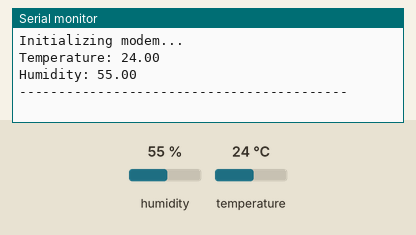
This sketch was run on a simulated Arduino Uno, built with avr-gcc and run on an emulated ATmega328P. Parts: the last lines printed to the serial monitor. Inputs (shaded band) come from the test bench; at power-on: humidity 55 %, temperature 24 °C. WiFi joins after 1.5 s; servers stay silent unless stated.

Above: at 6.0 s.
6.1 s: humidity set to 22 %
7.6 s: temperature set to 12 °C
At 9.0 s:
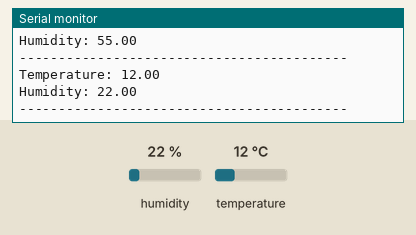
9.1 s: humidity set to 40 %
At 12.6 s:
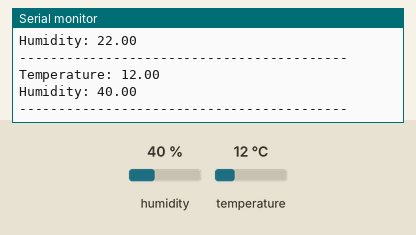
Timing chart, 0 to 14.1 s (numbered marks = the images above; inputs shaded):
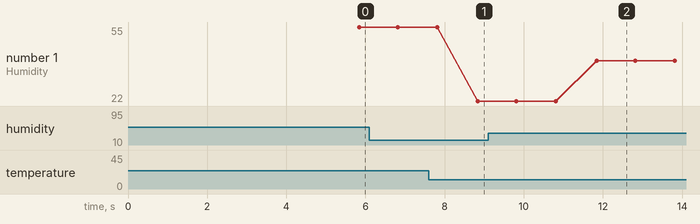

The sketch:

blynk2-sim800l-dht.ino
```cpp
/************************************************************************************
 * Created By: Tauseef Ahmad
 * Created On: December 29, 2021
 *
 * Tutorial: https://youtu.be/qrxuAezlDyA
 *
 * ****************************************************************************
 * Download Resources
 * ****************************************************************************
 *  Download latest Blynk library here:
 *  https://github.com/blynkkk/blynk-library/releases/latest
 * ****************************************************************************
 *  DHT-sensor-library
 *  https://github.com/adafruit/DHT-sensor-library
 * ****************************************************************************
 *  Attention! Please check out TinyGSM guide:
 *  https://tiny.cc/tinygsm-readme
 *  Change GPRS apm, user, pass, and Blynk auth token to run :)
 *  Feel free to apply it to any other example. It's simple!
 **********************************************************************************/

//-----------------------------------------------------------------------
/* Comment this out to disable prints and save space */
#define BLYNK_PRINT Serial
//-----------------------------------------------------------------------
/* Fill-in your Template ID (only if using Blynk.Cloud) */
#define BLYNK_TEMPLATE_ID "ENTER_BLYNK_TEMPLATE_ID"
#define BLYNK_DEVICE_NAME "ENTER_BLYNK_DEVICE_NAME"
#define BLYNK_AUTH_TOKEN "ENTER_BLYNK_AUTH_TOKEN"
//-----------------------------------------------------------------------
// Select your modem:
#define TINY_GSM_MODEM_SIM800
//#define TINY_GSM_MODEM_SIM900
//#define TINY_GSM_MODEM_M590
//#define TINY_GSM_MODEM_A6
//#define TINY_GSM_MODEM_A7
//#define TINY_GSM_MODEM_BG96
//#define TINY_GSM_MODEM_XBEE
//-----------------------------------------------------------------------
// Default heartbeat interval for GSM is 60
// If you want override this value, uncomment and set this option:
//#define BLYNK_HEARTBEAT 30
//-----------------------------------------------------------------------
#include <TinyGsmClient.h>
#include <BlynkSimpleTinyGSM.h>
//-----------------------------------------------------------------------
// You should get Auth Token in the Blynk App.
// Go to the Project Settings (nut icon).
char auth[] = BLYNK_AUTH_TOKEN;
//-----------------------------------------------------------------------
// Your GPRS credentials
// Leave empty, if missing user or pass
char apn[]  = "";
char user[] = "";
char pass[] = "";
//-----------------------------------------------------------------------
// Hardware Serial on Mega, Leonardo, Micro
//#define SerialAT Serial1
//-----------------------------------------------------------------------
// or Software Serial on Uno, Nano
#include <SoftwareSerial.h>
SoftwareSerial SerialAT(2, 3); // RX, TX
TinyGsm modem(SerialAT);
//-----------------------------------------------------------------------
#include <DHT.h>
#define DHT11_PIN 4
#define DHTTYPE DHT11
DHT dht(DHT11_PIN, DHTTYPE);
//-----------------------------------------------------------------------
BlynkTimer timer;
#define INTERVAL 1000L
//-----------------------------------------------------------------------


/************************************************************************************
 *  This function sends Arduino's up time every second to Virtual Pin.
 *  In the app, Widget's reading frequency should be set to PUSH. This means
 *  that you define how often to send data to Blynk App.
 **********************************************************************************/
void SendDhtData()
{
  //-----------------------------------------------------------------------
  //Sensor readings may also be up to 2 seconds 'old' (its a very slow sensor)
  float h = dht.readHumidity();
  //-----------------------------------------------------------------------
  //Read temperature as Celsius (the default)
  float t = dht.readTemperature();
  //-----------------------------------------------------------------------
  // Check if any reads failed and exit early (to try again).
  if (isnan(h) || isnan(t)) {
    Serial.println(F("Failed to read from DHT sensor!"));
    return;
  }
  //-----------------------------------------------------------------------
  //Compute heat index in Celsius (isFahreheit = false)
  float hic = dht.computeHeatIndex(t, h, false);
  //-----------------------------------------------------------------------
  Serial.print("Temperature: ");
  Serial.println(t);
  Serial.print("Humidity: ");
  Serial.println(h);
  Serial.println("------------------------------------------");
  //-----------------------------------------------------------------------
  // You can send any value at any time.
  // Please don't send more that 10 values per second.
  Blynk.virtualWrite(V0, t);
  Blynk.virtualWrite(V1, h);
  //-----------------------------------------------------------------------
}


/************************************************************************************
 *  setup() function
 **********************************************************************************/
void setup()
{
  //-----------------------------------------------------------
  // Debug console
  Serial.begin(115200);
  delay(10);
  //-----------------------------------------------------------
  // Set GSM module baud rate
  SerialAT.begin(9600);
  //SerialAT.begin(9600,SWSERIAL_8N1,D3,D4);
  delay(3000);
  //-----------------------------------------------------------
  dht.begin();
  //-----------------------------------------------------------
  // Restart takes quite some time
  // To skip it, call init() instead of restart()
  Serial.println("Initializing modem...");
  modem.restart();
  // Unlock your SIM card with a PIN
  //modem.simUnlock("1234");
  //-----------------------------------------------------------
  Blynk.begin(auth, modem, apn, user, pass);
  //-----------------------------------------------------------
  // Setup a function to be called every second
  timer.setInterval(INTERVAL, SendDhtData);
  //-----------------------------------------------------------
}


/************************************************************************************
 *  loop() function
 **********************************************************************************/
void loop()
{
  Blynk.run();
  timer.run();
}
```

Measured:
- after the input at 7.6 s, the serial monitor: prints a new line after 1.2 s (image 1)
- after the input at 9.1 s, the serial monitor: prints a new line after 2.7 s (image 2)
- plotted number 1: 22 → 40 after the input at 9.1 s
